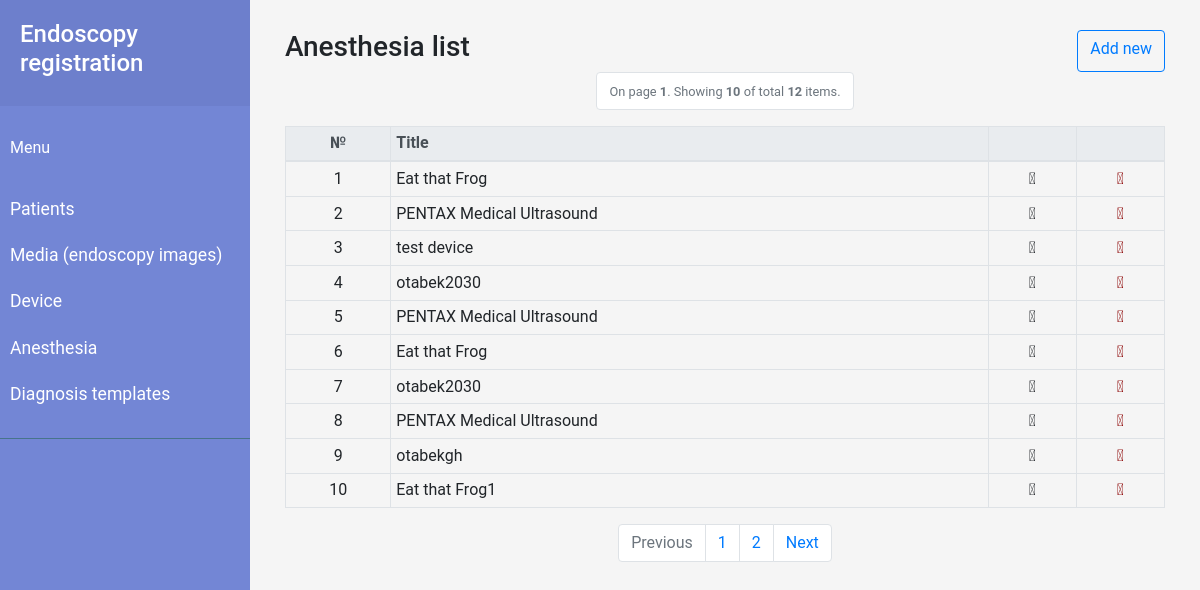
The app's page /templates/anesthesia, older data.
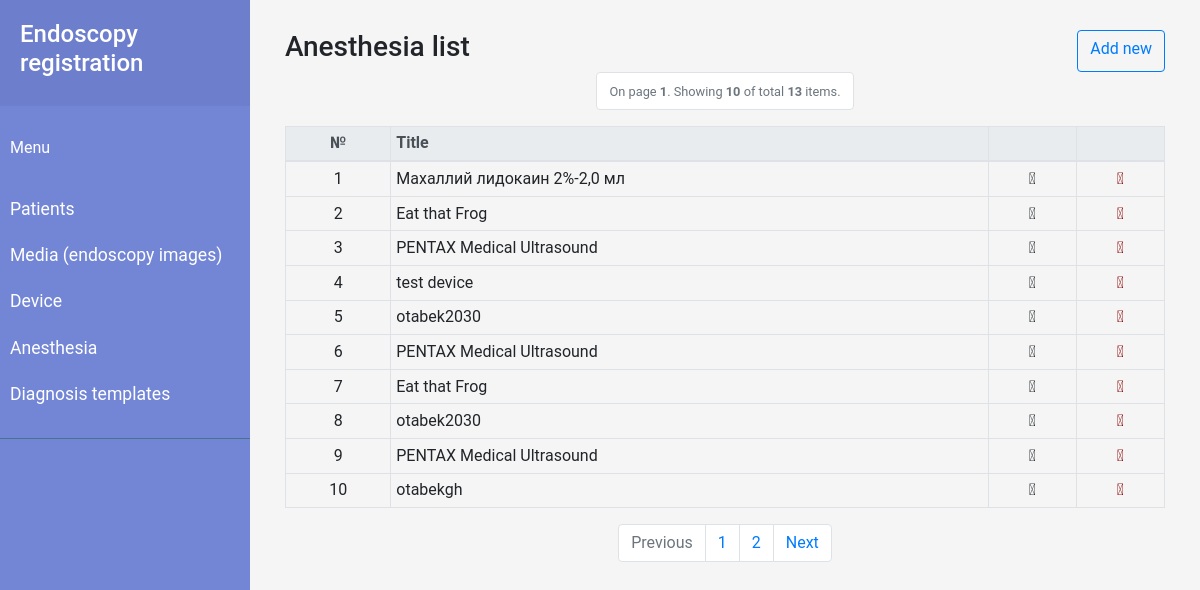
The same page, newer data.
### endostemplates/models.py (models this page shows, shortened)
class Anesthesia(models.Model):
    name = models.CharField(max_length=255)

### endostemplates/views.py (the view)
# urls.py: path('anesthesia', views.AnesthesiaView.as_view(), name='anesthesia_page'),
class AnesthesiaView(generic.ListView):
    template_name = 'anesthesia_list.html'
    paginate_by = 10
    def get_queryset(self):
        return Anesthesia.objects.all().order_by("-pk")

### endostemplates/templates/anesthesia_list.html (shortened to what this page needs)
{% extends 'base.html' %}
{% block content_list %}
<div class="col-12">
<div style="display: flex; justify-content: space-between; margin-top: 10px;">
    <p class="h3">Anesthesia list</p>
    <a href="{% url 'endostemplates:anesthesia_new' %}" class="btn btn-outline-primary"> Add new </a>
</div>
<nav aria-label="Page navigation example">
    <ul class="pagination justify-content-center pagination">
        <li class="page-item disabled">
            <a class="page-link" href="#" tabindex="-1"><small>On page <strong>{{ page_obj.number }}</strong>. Showing <strong>{{ page_obj.object_list.count }}</strong> of total <strong>{{ page_obj.paginator.count }}</strong> items.</small></a>
        </li>
    </ul>
</nav>
    <table class="table table-bordered table-sm">
      <thead class="thead-light">
        <tr>
          <th scope="col" class="text-center">№</th>
          <th scope="col">Title</th>
          <th></th>
          <th></th>
        </tr>
      </thead>
      <tbody>
    {% for instance in object_list %}
        <tr>
             <td class="text-center" style="width: 12%;">{{ forloop.counter0|add:page_obj.start_index }}</td>
             <td> <a href='{% url 'endostemplates:anesthesia_update' instance.id %}'>{{ instance.name }}</a> </td>
             <td style="text-align: center; width: 10%;"> <a href="{% url 'endostemplates:anesthesia_update' instance.id %}"><i class="material-icons">&#xE254;</i></a> </td>
             <td style="text-align: center; width: 10%;"> <a href="{% url 'endostemplates:anesthesia_delete' instance.id %}" style="color: darkred"><i class="material-icons">&#xE872;</i></a> </td>
        </tr>
    {% endfor %}
      </tbody>
    </table>
{% if is_paginated %}
<nav aria-label="Page navigation example">
    <ul class="pagination justify-content-center pagination">
        {% if page_obj.has_previous %}
          <!-- If it ain't a search result display, don't append the search query
               to the URL. -->
          {% if not search %}
          <li class="page-item">
              <a class="page-link" href="{% url 'endostemplates:anesthesia_page' %}?page={{ page_obj.previous_page_number }}" tabindex="-1">Previous</a>
          </li>
          {% else %}
          <!-- Append the searched query to the URL, so that on a search results page,
               the pagination don't revert to listing all the listview items. -->
            <li class="page-item">
              <a class="page-link" href="{% url 'endostemplates:anesthesia_page' %}?{{search}}&page={{ page_obj.previous_page_number }}" tabindex="-1">Previous</a>
          </li>
          {% endif %}
        {% else %}
        <li class="page-item disabled">
            <a class="page-link" href="#" tabindex="-1">Previous</a>
        </li>
        {% endif %}
        {% for object in page_obj.paginator.page_range %}
            <li class="page-item"><a class="page-link" href="{% url 'endostemplates:anesthesia_page' %}?page={{ forloop.counter }}">{{ forloop.counter }}</a></li>
        {% endfor %}
        {% if page_obj.has_next %}
          {% if not search %}
          <li class="page-item">
              <a class="page-link" href="{% url 'endostemplates:anesthesia_page' %}?page={{ page_obj.next_page_number }}">Next</a>
          </li>
          {% else %}
            <li class="page-item">
              <a class="page-link" href="{% url 'endostemplates:anesthesia_page' %}?{{search}}&page={{ page_obj.next_page_number }}">Next</a>
          </li>
          {% endif %}
        {% else %}
        <li class="page-item disabled">
            <a class="page-link" href="#">Next</a>
        </li>
        {% endif %}
    </ul>
</nav>
{% endif %}
</div>
{% endblock %}

### templates/base.html (shortened to what this page needs)
{% load static %}
<!Doctype html>
<html lang="en">
  <head>
    <link rel="stylesheet" href="{% static 'css/bootstrap.min.css' %}">
    <link rel="stylesheet" href="{% static 'css/icon.css' %}">
    <link rel="stylesheet" href="{% static 'css/style.css' %}">
  </head>
  <body>
        <div class="wrapper">
        <nav id="sidebar">
            <div class="sidebar-header">
                <h4><a href="{% url 'homepage' %}">Endoscopy registration</a></h4>
            </div>
            <ul class="list-unstyled components">
                <p>Menu</p>
                <li>
                    <a href="{% url 'endosreg:patient_page' %}">Patients</a>
                </li>
                <li>
                    <a href="{% url 'endosreg:media_page' %}">Media (endoscopy images)</a>
                </li>
                <li>
                    <a href="{% url 'endostemplates:device_page' %}">Device</a>
                </li>
                <li>
                    <a href="{% url 'endostemplates:anesthesia_page' %}">Anesthesia</a>
                </li>
                <li>
                    <a href="{% url 'endostemplates:diagnosistemplate_page' %}">Diagnosis templates</a>
                </li>
            </ul>
        </nav>
        <div id="content" style="background: whitesmoke;">
            {% block content_list %}{% endblock %}
        </div>
    </div>
  </body>
</html>

### static/css/style.css (style rules this page uses)
body { font-family: 'Roboto', sans-serif; background: #fafafa; }
a, a:hover, a:focus { color: inherit; text-decoration: none; transition: all 0.3s; }
.wrapper { display: flex; width: 100%; align-items: stretch; }
#sidebar { min-width: 250px; max-width: 250px; background: #7386D5; color: #fff; transition: all 0.3s; }
#sidebar .sidebar-header { padding: 20px; background: #6d7fcc; }
#sidebar ul.components { padding: 20px 0; border-bottom: 1px solid #47748b; }
#sidebar ul p { color: #fff; padding: 10px; }
#sidebar ul li a { padding: 10px; font-size: 1.1em; display: block; }
#content { width: 100%; padding: 20px; min-height: 100vh; transition: all 0.3s; }

Row changes from the older to the newer data that the page shows:
no longer on this page (row unchanged): Anesthesia: name "Eat that Frog1"
added Anesthesia: name "Махаллий лидокаин 2%-2,0 мл"
Text that changed along with them:
{{ page_obj.paginator.count }}: "12" → "13"
